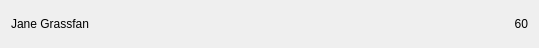
<?xml version="1.0" encoding="UTF-8"?>
<ui version="4.0">
 <class>Form</class>
 <widget class="QWidget" name="Form">
  <property name="geometry">
   <rect>
    <x>0</x>
    <y>0</y>
    <width>539</width>
    <height>48</height>
   </rect>
  </property>
  <property name="windowTitle">
   <string>Form</string>
  </property>
  <layout class="QHBoxLayout" name="horizontalLayout">
   <item>
    <widget class="QLabel" name="name">
     <property name="text">
      <string>Jane Grassfan</string>
     </property>
    </widget>
   </item>
   <item>
    <widget class="QLabel" name="score">
     <property name="text">
      <string>60</string>
     </property>
     <property name="alignment">
      <set>Qt::AlignRight|Qt::AlignTrailing|Qt::AlignVCenter</set>
     </property>
    </widget>
   </item>
  </layout>
 </widget>
 <resources/>
 <connections/>
</ui>
